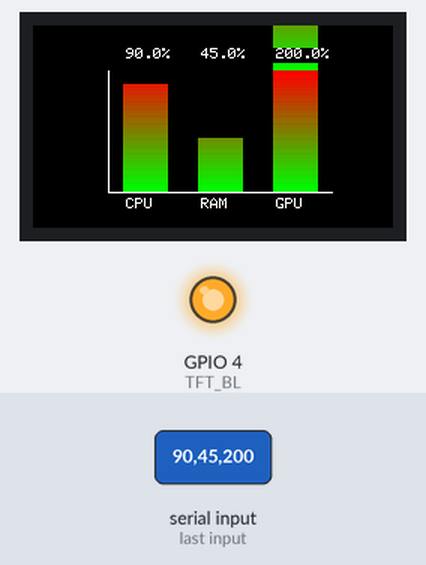
The sketch below on a simulated ESP32. Parts: 240×135 colour display, output pins drawn as LEDs (lit = HIGH). Inputs (shaded band) come from the test bench. What the sketch prints to the serial monitor is not drawn.

1.4 s: "90,45,200\n" received over the second serial link
Above: at 2.5 s.
2.9 s: "90,45\n" received over the second serial link
4.4 s: "3\n" received over the second serial link
Timing chart, 0 to 7.4 s (numbered marks = the images above; inputs shaded):
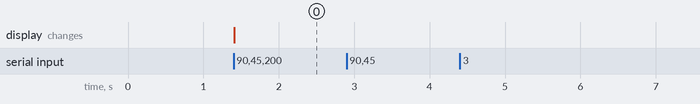

The sketch:

ESP32_script.ino
```cpp
#include <Adafruit_GFX.h>
#include <Adafruit_ST7789.h>
#include <SPI.h>

#define TFT_MOSI 19
#define TFT_SCLK 18
#define TFT_CS   5
#define TFT_DC   16
#define TFT_RST  -1
#define TFT_BL   4

Adafruit_ST7789 tft = Adafruit_ST7789(TFT_CS, TFT_DC, TFT_MOSI, TFT_SCLK, TFT_RST);

#define RX_PIN 3
#define TX_PIN 1
HardwareSerial mySerial(1);

float cpuUsage = -1.0;
float ramUsage = -1.0;
float gpuUsage = -1.0;

float prevCpuUsage = -1.0;
float prevRamUsage = -1.0;
float prevGpuUsage = -1.0;

void setup() {
  Serial.begin(115200);
  mySerial.begin(115200, SERIAL_8N1, RX_PIN, TX_PIN);

  pinMode(TFT_BL, OUTPUT);
  digitalWrite(TFT_BL, HIGH);
  tft.init(135, 240);
  tft.setRotation(1);

  tft.fillScreen(ST77XX_BLACK);
  tft.setTextSize(1);
  tft.setTextColor(ST77XX_WHITE);

  drawAxes();
  Serial.println("UART Display Initialized. Waiting for data...");
}

void loop() {
  if (mySerial.available()) {
    String data = mySerial.readStringUntil('\n');
    Serial.print("Raw data received: ");
    Serial.println(data);

    if (data.length() > 0) {
      int parsedCount = sscanf(data.c_str(), "%f,%f,%f", &cpuUsage, &ramUsage, &gpuUsage);

      if (parsedCount == 3) {
        updateStats();
      } else {
        Serial.println("Error: Failed to parse data. Check input format.");
      }
    }
  }
}

void drawAxes() {
  int graphX = 50;
  int graphY = 30;
  int graphHeight = 80;
  int graphWidth = 150;

  // Draw Y-axis
  tft.drawFastVLine(graphX, graphY, graphHeight + 1, ST77XX_WHITE);

  // Draw X-axis with 1-pixel spacing from bars
  tft.drawFastHLine(graphX, graphY + graphHeight + 1, graphWidth, ST77XX_WHITE);
}

void drawBarWithGradient(int x, int y, int barWidth, int maxHeight, float value, float prevValue) {
  int prevHeight = (prevValue / 100.0) * maxHeight;
  int newHeight = (value / 100.0) * maxHeight;

  // Clear only the changed part of the bar
  if (newHeight < prevHeight) {
    tft.fillRect(x, y + maxHeight - prevHeight, barWidth, prevHeight - newHeight, ST77XX_BLACK);
  } else if (newHeight > prevHeight) {
    for (int i = prevHeight; i < newHeight; i++) {
      float normalizedValue = (float)i / maxHeight;
      uint16_t color = tft.color565(
          255 * normalizedValue,           // Red increases with height
          255 * (1 - normalizedValue),     // Green decreases with height
          0                                // No blue
      );
      tft.drawFastHLine(x, y + maxHeight - i, barWidth, color);
    }
  }
}

void updateStats() {
  int graphX = 50;
  int graphY = 30;
  int graphHeight = 80;
  int barWidth = 30;
  int barSpacing = 20;
  int barBaseX = graphX + 10;

  // CPU Bar
  if (cpuUsage != prevCpuUsage) {
    drawBarWithGradient(barBaseX, graphY, barWidth, graphHeight, cpuUsage, prevCpuUsage);
    updateBarText(barBaseX, graphY, graphHeight, barWidth, cpuUsage, "CPU");
    prevCpuUsage = cpuUsage;
  }

  // RAM Bar
  if (ramUsage != prevRamUsage) {
    drawBarWithGradient(barBaseX + barWidth + barSpacing, graphY, barWidth, graphHeight, ramUsage, prevRamUsage);
    updateBarText(barBaseX + barWidth + barSpacing, graphY, graphHeight, barWidth, ramUsage, "RAM");
    prevRamUsage = ramUsage;
  }

  // GPU Bar
  if (gpuUsage != prevGpuUsage) {
    drawBarWithGradient(barBaseX + 2 * (barWidth + barSpacing), graphY, barWidth, graphHeight, gpuUsage, prevGpuUsage);
    updateBarText(barBaseX + 2 * (barWidth + barSpacing), graphY, graphHeight, barWidth, gpuUsage, "GPU");
    prevGpuUsage = gpuUsage;
  }

  Serial.println("Display updated with new stats.");
}

void updateBarText(int x, int y, int maxHeight, int barWidth, float value, const char* label) {
  // Clear and update percentage text above the bar
  tft.fillRect(x, y - 15, barWidth, 10, ST77XX_BLACK);
  tft.setTextColor(ST77XX_WHITE);
  tft.setTextSize(1);
  tft.setCursor(x + 2, y - 15);
  tft.print(value, 1);
  tft.print("%");

  // Update label text below the bar
  tft.fillRect(x, y + maxHeight + 5, barWidth, 10, ST77XX_BLACK);
  tft.setCursor(x + 2, y + maxHeight + 5);
  tft.print(label);
}
```

Measured:
- after the input at 1.4 s, the display: changes at once (image 0)
- after the input at 2.9 s, every drawn part: stays the same
- after the input at 4.4 s, every drawn part: stays the same
